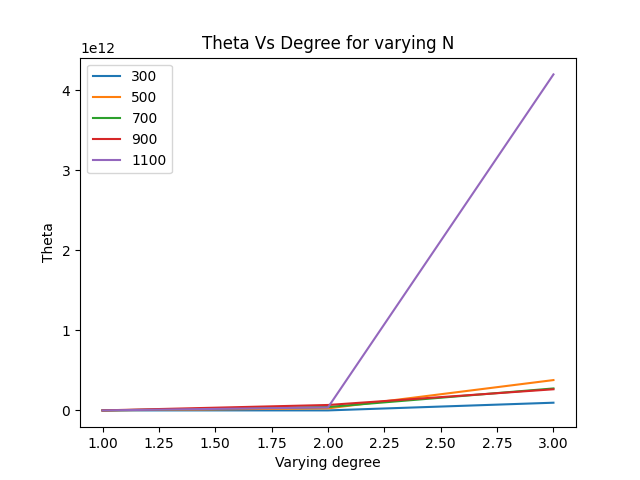

Source code (Python):
from cProfile import label
import numpy as np
import pandas as pd
import matplotlib.pyplot as plt
from preprocessing.polynomial_features import PolynomialFeatures
from linearRegression.linearRegression import LinearRegression
from sklearn.linear_model import SGDRegressor
# from matplotlib.pyplot import cm 

LR = SGDRegressor()
deg_vary = 3
degrees = np.array(range(1,deg_vary+1))

fig1 = plt.plot()

for n in range(300, 1201, 200):

    x = np.array([i*np.pi/180 for i in range(60,n,4)])
    np.random.seed(10)  #Setting seed for reproducibility
    y = 4*x + 7 + np.random.normal(0,3,len(x))

    if x.ndim == 1:
        x = x.reshape(-1,1)
    
    y = pd.Series(y)
    x_copy = pd.DataFrame(x)
    theta = []

    fit_sgd = LR.fit(x, y) 
    theta.append(np.sqrt(np.sum(np.square(LR.coef_))))

    for deg in range(2,deg_vary+1):
        poly = PolynomialFeatures(deg)
        X = poly.transform(x)
        x_copy = pd.DataFrame(X)
        LR.fit(x_copy, y)
        theta.append(np.sqrt(np.sum(np.square(LR.coef_))))
    
    plt.plot(degrees, theta, label=n)

plt.title('Theta Vs Degree for varying N')
plt.legend()
plt.xlabel('Varying degree')
plt.ylabel('Theta')
plt.savefig('q6_plot.png')
plt.show()
    

